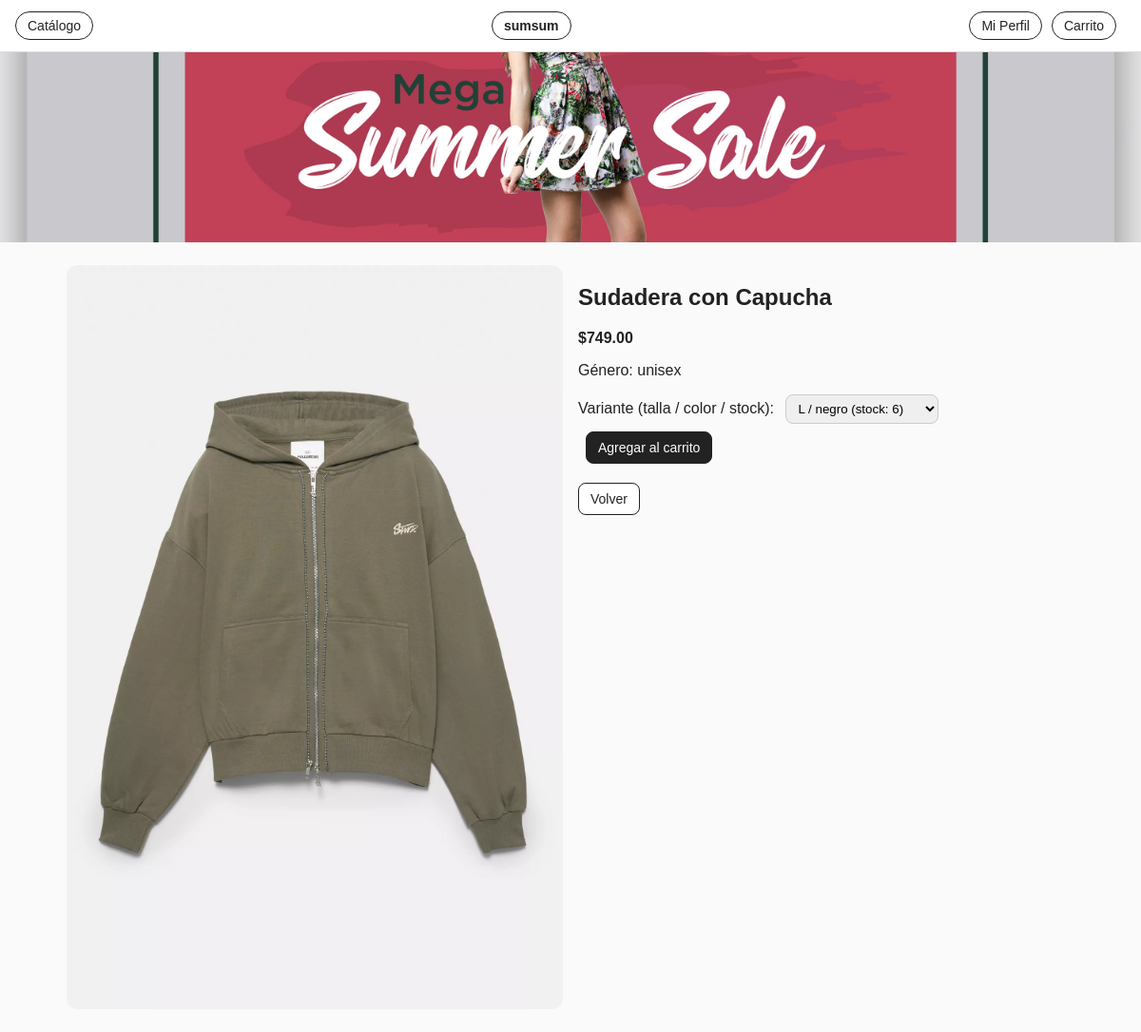
Screenshot of /product.php?id=5 with the database file from the repository.
### tables this page shows
CREATE TABLE `productos` (
  `id` int(11) NOT NULL,
  `nombre` varchar(120) NOT NULL,
  `precio` decimal(10,2) NOT NULL,
  `genero` enum('men','women','unisex') NOT NULL DEFAULT 'unisex',
  `imagen` varchar(255) DEFAULT NULL,
  `activo` tinyint(1) NOT NULL DEFAULT 1,
  `creado_en` timestamp NOT NULL DEFAULT current_timestamp()
);

### product.php (the view, shortened to what this page needs)
<?php
$pdo = db();
$id = isset($_GET['id']) ? (int)$_GET['id'] : 0;
$stmt = $pdo->prepare("SELECT id, nombre, precio, genero, imagen FROM productos WHERE id=? AND activo=1");
$stmt->execute([$id]);
$product = $stmt->fetch();
$variants = [];
if ($product) {
  $st = $pdo->prepare("SELECT id, talla, color, stock FROM variantes WHERE producto_id=? ORDER BY talla, color");
  $st->execute([$id]);
  $variants = $st->fetchAll();
}
function money($n){ return '$'.number_format((float)$n, 2); }
?>
<!doctype html>
<html lang="es">
<head>
  <link rel="stylesheet" href="assets/styles.css">
</head>
<body>
  <nav class="nav">
    <div><a href="catalog.php">Catálogo</a></div>
    <a href="index.php" class="brand">sumsum</a>
    <div><a href="#">Mi Perfil</a><a href="cart.php">Carrito</a></div>
  </nav>
  <img src="assets/banner1.jpg" alt="SALE" class="banner">
  <div class="container">
    <?php if(!$product): ?>
      <div style="grid-column:1/-1">
        <h2>Producto no encontrado</h2>
        <p><a class="btn" href="catalog.php">Volver al catálogo</a></p>
      </div>
    <?php else: ?>
      <div class="grid" style="grid-template-columns:1fr 1fr;">
        <div>
          <img src="<?= htmlspecialchars($product['imagen']) ?>"
               alt="<?= htmlspecialchars($product['nombre']) ?>"
               style="width:100%; border-radius:12px;">
        </div>
        <div>
          <h2><?= htmlspecialchars($product['nombre']) ?></h2>
          <p><strong><?= money($product['precio']) ?></strong></p>
          <p>Género: <?= htmlspecialchars($product['genero']) ?></p>
          <form method="post" action="cart.php" style="margin-top:12px;">
            <label for="variant">Variante (talla / color / stock):</label>
            <select id="variant" name="variant_id"
                    style="margin-left:8px; padding:6px 8px; border-radius:8px; border:1px solid #ccc;" required>
              <?php foreach ($variants as $v): ?>
                <option value="<?= (int)$v['id'] ?>" <?= (int)$v['stock']===0 ? 'disabled' : '' ?>>
                  <?= htmlspecialchars($v['talla']) ?><?= $v['color'] ? ' / '.htmlspecialchars($v['color']) : '' ?>
                </option>
              <?php endforeach; ?>
            </select>
            <button type="submit" class="btn" style="margin-left:8px;">Agregar al carrito</button>
          </form>
          <p style="margin-top:12px;">
            <a href="catalog.php" class="btn" style="background:#fff;color:#222;">Volver</a>
          </p>
        </div>
      </div>
    <?php endif; ?>
  </div>
</body>
</html>

### assets/styles.css (style rules this page uses)
* { box-sizing: border-box; }
body { font-family: Arial, sans-serif; margin:0; background:#fafafa; color:#222; }
.nav { display:flex; justify-content:space-between; align-items:center; padding:12px 16px; border-bottom:1px solid #ddd; background:#fff; position:sticky; top:0; }
.nav a { margin-right:10px; padding:6px 12px; border:1px solid #222; border-radius:999px; text-decoration:none; color:#222; font-size:14px; }
.brand { font-weight: bold; font-size: 20px; text-decoration: none; color: #000; border: none; }
.banner { width:100%; max-height:200px; object-fit:cover; }
.container { max-width:1100px; margin:0 auto; padding:20px; }
.grid { display:grid; grid-template-columns:repeat(auto-fill, minmax(200px,1fr)); gap:16px; }
.btn { display:inline-block; margin-top:8px; padding:8px 12px; border:1px solid #222; border-radius:8px; background:#222; color:#fff; text-decoration:none; font-size:14px; }

### rows the page displays
productos: imagen (picture), nombre "Sudadera con Capucha", precio "$749.00", genero "unisex"

### other values shown
form field variant_id "L / negro (stock: 6)"
